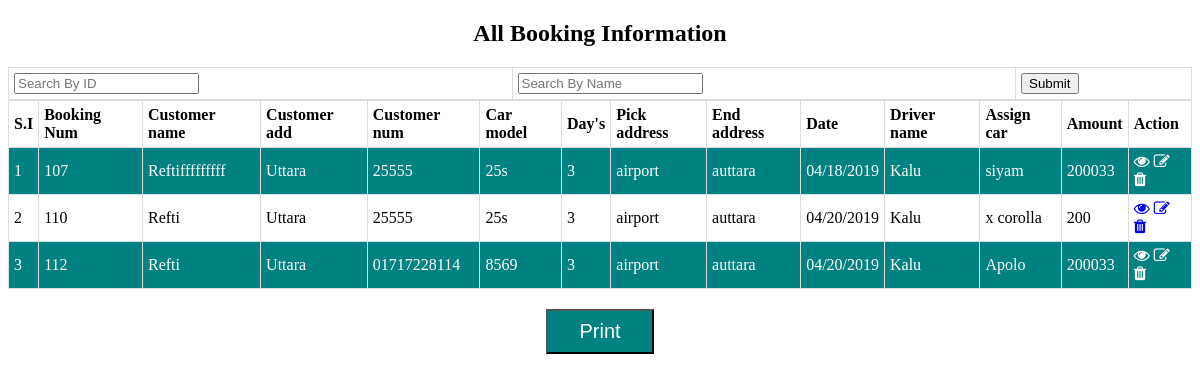
/Admin/booking_view.php, run on the app's committed database.
### tables this page shows
CREATE TABLE `booking_information` (
  `id` int(20) NOT NULL,
  `s_l` varchar(10) NOT NULL,
  `c_name` varchar(20) NOT NULL,
  `c_address` varchar(20) NOT NULL,
  `c_number` varchar(20) NOT NULL,
  `car_model` varchar(20) NOT NULL,
  `day` varchar(20) NOT NULL,
  `pick_address` varchar(30) NOT NULL,
  `end_address` varchar(20) NOT NULL,
  `date` varchar(255) NOT NULL,
  `driver_name` varchar(20) NOT NULL,
  `assign_car` varchar(20) NOT NULL,
  `amount` varchar(20) NOT NULL,
  `car_track_no` varchar(255) NOT NULL
);

### db_connect/connection.php (called while the page is built, shortened)
<?php
class database
{
	public $servername="localhost";
	public $username="root";
	public $pass="";
	public $dbname="rent_management";
	public $link;
	private function dbconnect(){
		$this->link = new mysqli($this->servername,$this->username,$this->pass,$this->dbname) or die("database failed".$this->link->error."(".$this->link->errno.")");
	}
		public function select($a)
		{
			$scr_querr=$this->link->query($a);
			if($scr_querr->num_rows>0)
			{
				return $scr_querr;
			}
		}
			}
			?>

### Admin/booking_view.php (the view, shortened to what this page needs)
<?php
require_once("../db_connect/connection.php");
$db=new database();
?>
<!DOCTYPE html>
<html>
<head>
<link rel="stylesheet" href="https://cdnjs.cloudflare.com/ajax/libs/font-awesome/4.7.0/css/font-awesome.min.css">
</head>
<body>
<h2 style="text-align: center;"> All Booking Information </h2>
			<form action="" method="get">
<table class="tbl_srch">
                    <tr>
                        <td>
                            <input type="text" name="srch_id" placeholder="Search By ID">
                        </td>
                        <td>
                            <input type="text" name="srch_name" placeholder="Search By Name">
                        </td>
                        <td>
                            <input type="submit" name="search">
                        </td>
                    </tr>
                </table>
                </form>
	<table>
		<tr>
			<th>S.I</th>
			<th>Booking Num</th>
			<th>Customer name</th>
			<th>Customer add</th>
			<th>Customer num</th>
			<th>Car model</th>
			<th>Day's</th>
			<th>Pick address</th>
			<th>End address</th>
			<th>Date</th>
			<th>Driver name</th>
			<th>Assign car</th>
			<th>Amount</th>
			<th>Action</th>
		</tr>
		<?php
		$booking_data="select * from booking_information";
		$booking_data_row=$db->select($booking_data);
		if($booking_data_row)
		{
			$sl=0;
			while($fetch=$booking_data_row->fetch_array())
			{
				$sl++;
				?>
				<tr>
					<td><?php echo $sl; ?></td>
					<td><?php echo $fetch['s_l']; ?></td>
					<td><?php echo $fetch['c_name']; ?></td>
					<td><?php echo $fetch['c_address']; ?></td>
					<td><?php echo $fetch['c_number']; ?></td>
					<td><?php echo $fetch['car_model']; ?></td>
					<td><?php echo $fetch['day']; ?></td>
					<td><?php echo $fetch['pick_address']; ?></td>
					<td><?php echo $fetch['end_address']; ?></td>
					<td><?php echo $fetch['date']; ?></td>
					<td><?php echo $fetch['driver_name']; ?></td>
					<td><?php echo $fetch['assign_car']; ?></td>
					<td><?php echo $fetch['amount']; ?></td>
					<td><a href="booking_edit.php?edit=<?php echo $fetch[0]; ?>"><i class="fa fa-eye" aria-hidden="true"></i></a>
					<a href="booking_edit.php?edit=<?php echo $fetch[0]; ?>"><i class="fa fa-pencil-square-o" aria-hidden="true"></i></a>
						<a href="<?php print $_SERVER['PHP_SELF'];?>?delete=<?php echo $fetch[0]; ?>" onclick='return confirm_delete()'><i class="fa fa-trash" aria-hidden="true"></i></a></td>
				</tr>
				<?php
			}
		}
		?>
	</table>
	<center>
<button onclick="myFunction()">Print</button>
</center>
</body>
</html>

### Admin/booking_view.php (style rules this page uses)
table { font-family: arial, sans-serif; border-collapse: collapse; width: 100%; }
td, th { border: 1px solid #dddddd; text-align: left; padding: 5px; font-family: cambria; }
tr:nth-child(even) i { color: #fff; }
button { margin-top: 20px; background: #028182; color: #fff; padding: 9px 31px; font-size: 20px; }
tr:nth-child(even) { background-color: #028182; color: #fff; }

### data on the page
booking_information: s_l "107", c_name "Reftifffffffff", c_address "Uttara", c_number "25555", car_model "25s", day "3", pick_address "airport", end_address "auttara", date "04/18/2019", driver_name "Kalu", assign_car "siyam", amount "200033"
booking_information: s_l "110", c_name "Refti", c_address "Uttara", c_number "25555", car_model "25s", day "3", pick_address "airport", end_address "auttara", date "04/20/2019", driver_name "Kalu", assign_car "x corolla", amount "200"
booking_information: s_l "112", c_name "Refti", c_address "Uttara", c_number "01717228114", car_model "8569", day "3", pick_address "airport", end_address "auttara", date "04/20/2019", driver_name "Kalu", assign_car "Apolo", amount "200033"
